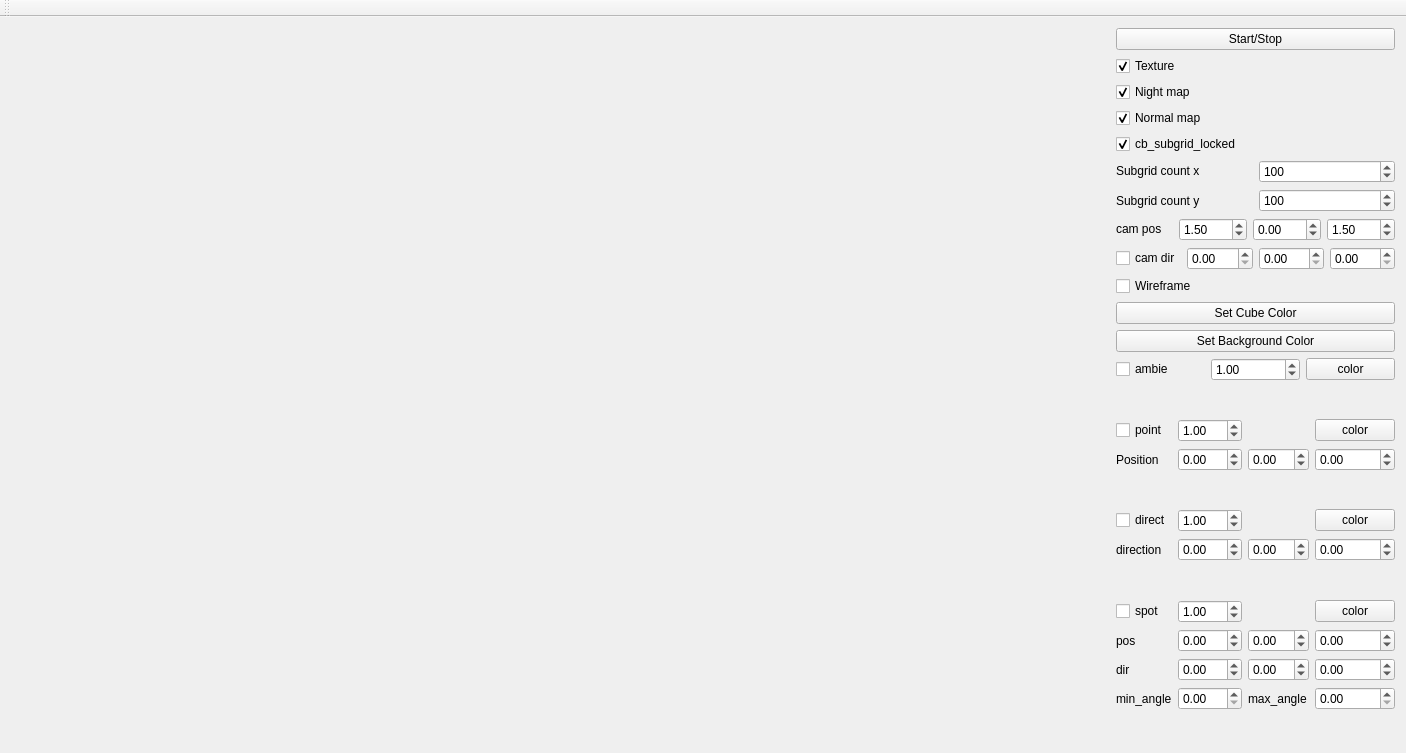
<?xml version="1.0" encoding="UTF-8"?>
<ui version="4.0">
 <class>QtWidgetsApplication1Class</class>
 <widget class="QMainWindow" name="QtWidgetsApplication1Class">
  <property name="geometry">
   <rect>
    <x>0</x>
    <y>0</y>
    <width>1406</width>
    <height>753</height>
   </rect>
  </property>
  <property name="windowTitle">
   <string>QtWidgetsApplication1</string>
  </property>
  <widget class="QWidget" name="centralWidget">
   <layout class="QHBoxLayout" name="horizontalLayout_2">
    <item>
     <widget class="GLWidget" name="widget" native="true">
      <property name="sizePolicy">
       <sizepolicy hsizetype="Expanding" vsizetype="Preferred">
        <horstretch>0</horstretch>
        <verstretch>0</verstretch>
       </sizepolicy>
      </property>
     </widget>
    </item>
    <item>
     <layout class="QVBoxLayout" name="verticalLayout">
      <item>
       <widget class="QPushButton" name="bt_start_stop">
        <property name="text">
         <string>Start/Stop</string>
        </property>
       </widget>
      </item>
      <item>
       <widget class="QCheckBox" name="cb_texture_map_enabled">
        <property name="text">
         <string>Texture</string>
        </property>
        <property name="checked">
         <bool>true</bool>
        </property>
       </widget>
      </item>
      <item>
       <widget class="QCheckBox" name="cb_night_enabled">
        <property name="text">
         <string>Night map</string>
        </property>
        <property name="checked">
         <bool>true</bool>
        </property>
       </widget>
      </item>
      <item>
       <widget class="QCheckBox" name="cb_normal_map_enabled">
        <property name="text">
         <string>Normal map</string>
        </property>
        <property name="checked">
         <bool>true</bool>
        </property>
       </widget>
      </item>
      <item>
       <widget class="QCheckBox" name="cb_subgrid_locked">
        <property name="text">
         <string>cb_subgrid_locked</string>
        </property>
        <property name="checked">
         <bool>true</bool>
        </property>
       </widget>
      </item>
      <item>
       <layout class="QHBoxLayout" name="subgrid">
        <item>
         <widget class="QLabel" name="lb_subdivision">
          <property name="sizePolicy">
           <sizepolicy hsizetype="Preferred" vsizetype="Fixed">
            <horstretch>0</horstretch>
            <verstretch>0</verstretch>
           </sizepolicy>
          </property>
          <property name="text">
           <string>Subgrid count x</string>
          </property>
         </widget>
        </item>
        <item>
         <widget class="QSpinBox" name="sb_subdivision_x">
          <property name="minimum">
           <number>1</number>
          </property>
          <property name="maximum">
           <number>1000</number>
          </property>
          <property name="value">
           <number>100</number>
          </property>
         </widget>
        </item>
       </layout>
      </item>
      <item>
       <layout class="QHBoxLayout" name="horizontalLayout_4">
        <item>
         <widget class="QLabel" name="label_2">
          <property name="text">
           <string>Subgrid count y</string>
          </property>
         </widget>
        </item>
        <item>
         <widget class="QSpinBox" name="sb_subdivision_y">
          <property name="minimum">
           <number>1</number>
          </property>
          <property name="maximum">
           <number>1000</number>
          </property>
          <property name="value">
           <number>100</number>
          </property>
         </widget>
        </item>
       </layout>
      </item>
      <item>
       <layout class="QHBoxLayout" name="horizontalLayout_3">
        <item>
         <widget class="QLabel" name="label_9">
          <property name="sizePolicy">
           <sizepolicy hsizetype="Minimum" vsizetype="Fixed">
            <horstretch>0</horstretch>
            <verstretch>0</verstretch>
           </sizepolicy>
          </property>
          <property name="text">
           <string>cam pos</string>
          </property>
         </widget>
        </item>
        <item>
         <widget class="QDoubleSpinBox" name="cam_pos_x">
          <property name="minimum">
           <double>-100.000000000000000</double>
          </property>
          <property name="maximum">
           <double>100.000000000000000</double>
          </property>
          <property name="singleStep">
           <double>0.100000000000000</double>
          </property>
          <property name="value">
           <double>1.500000000000000</double>
          </property>
         </widget>
        </item>
        <item>
         <widget class="QDoubleSpinBox" name="cam_pos_y">
          <property name="minimum">
           <double>-100.000000000000000</double>
          </property>
          <property name="maximum">
           <double>100.000000000000000</double>
          </property>
          <property name="singleStep">
           <double>0.100000000000000</double>
          </property>
          <property name="value">
           <double>0.000000000000000</double>
          </property>
         </widget>
        </item>
        <item>
         <widget class="QDoubleSpinBox" name="cam_pos_z">
          <property name="minimum">
           <double>-100.000000000000000</double>
          </property>
          <property name="maximum">
           <double>100.000000000000000</double>
          </property>
          <property name="singleStep">
           <double>0.100000000000000</double>
          </property>
          <property name="value">
           <double>1.500000000000000</double>
          </property>
         </widget>
        </item>
       </layout>
      </item>
      <item>
       <layout class="QHBoxLayout" name="horizontalLayout">
        <item>
         <widget class="QCheckBox" name="checkBox">
          <property name="text">
           <string>cam dir</string>
          </property>
         </widget>
        </item>
        <item>
         <widget class="QDoubleSpinBox" name="cam_dir_x"/>
        </item>
        <item>
         <widget class="QDoubleSpinBox" name="cam_dir_y"/>
        </item>
        <item>
         <widget class="QDoubleSpinBox" name="cam_dir_z"/>
        </item>
       </layout>
      </item>
      <item>
       <widget class="QCheckBox" name="cb_wireframe">
        <property name="enabled">
         <bool>true</bool>
        </property>
        <property name="sizePolicy">
         <sizepolicy hsizetype="Fixed" vsizetype="Fixed">
          <horstretch>0</horstretch>
          <verstretch>0</verstretch>
         </sizepolicy>
        </property>
        <property name="text">
         <string>Wireframe</string>
        </property>
        <property name="checked">
         <bool>false</bool>
        </property>
       </widget>
      </item>
      <item>
       <widget class="QPushButton" name="bt_color">
        <property name="text">
         <string>Set Cube Color</string>
        </property>
       </widget>
      </item>
      <item>
       <widget class="QPushButton" name="bt_background_color">
        <property name="text">
         <string>Set Background Color</string>
        </property>
       </widget>
      </item>
      <item>
       <layout class="QGridLayout" name="gridLayout_5">
        <item row="2" column="0">
         <widget class="QCheckBox" name="cb_ambient_enabled">
          <property name="text">
           <string>ambie</string>
          </property>
         </widget>
        </item>
        <item row="2" column="2">
         <widget class="QPushButton" name="bt_ambient_color">
          <property name="text">
           <string>color</string>
          </property>
         </widget>
        </item>
        <item row="2" column="1">
         <widget class="QDoubleSpinBox" name="sb_ambient_intensity">
          <property name="minimum">
           <double>0.000000000000000</double>
          </property>
          <property name="maximum">
           <double>999.990000000000009</double>
          </property>
          <property name="singleStep">
           <double>0.100000000000000</double>
          </property>
          <property name="value">
           <double>1.000000000000000</double>
          </property>
         </widget>
        </item>
       </layout>
      </item>
      <item>
       <spacer name="verticalSpacer_2">
        <property name="orientation">
         <enum>Qt::Vertical</enum>
        </property>
        <property name="sizeHint" stdset="0">
         <size>
          <width>20</width>
          <height>40</height>
         </size>
        </property>
       </spacer>
      </item>
      <item>
       <layout class="QVBoxLayout" name="point">
        <item>
         <layout class="QGridLayout" name="point_position">
          <item row="0" column="0">
           <widget class="QCheckBox" name="cb_point_enabled">
            <property name="text">
             <string>point</string>
            </property>
           </widget>
          </item>
          <item row="3" column="0">
           <widget class="QLabel" name="label_14">
            <property name="text">
             <string>Position</string>
            </property>
           </widget>
          </item>
          <item row="3" column="3">
           <widget class="QDoubleSpinBox" name="sb_point_pos_z">
            <property name="minimum">
             <double>-99.989999999999995</double>
            </property>
            <property name="singleStep">
             <double>0.100000000000000</double>
            </property>
           </widget>
          </item>
          <item row="3" column="1">
           <widget class="QDoubleSpinBox" name="sb_point_pos_x">
            <property name="minimum">
             <double>-99.989999999999995</double>
            </property>
            <property name="singleStep">
             <double>0.100000000000000</double>
            </property>
           </widget>
          </item>
          <item row="0" column="3">
           <widget class="QPushButton" name="bt_point_color">
            <property name="text">
             <string>color</string>
            </property>
           </widget>
          </item>
          <item row="3" column="2">
           <widget class="QDoubleSpinBox" name="sb_point_pos_y">
            <property name="minimum">
             <double>-99.989999999999995</double>
            </property>
            <property name="singleStep">
             <double>0.100000000000000</double>
            </property>
           </widget>
          </item>
          <item row="0" column="1">
           <widget class="QDoubleSpinBox" name="sb_point_intensity">
            <property name="maximum">
             <double>999.990000000000009</double>
            </property>
            <property name="singleStep">
             <double>0.100000000000000</double>
            </property>
            <property name="value">
             <double>1.000000000000000</double>
            </property>
           </widget>
          </item>
         </layout>
        </item>
       </layout>
      </item>
      <item>
       <spacer name="verticalSpacer_4">
        <property name="orientation">
         <enum>Qt::Vertical</enum>
        </property>
        <property name="sizeHint" stdset="0">
         <size>
          <width>20</width>
          <height>40</height>
         </size>
        </property>
       </spacer>
      </item>
      <item>
       <layout class="QVBoxLayout" name="direct">
        <item>
         <layout class="QGridLayout" name="gridLayout_3">
          <item row="2" column="2">
           <widget class="QDoubleSpinBox" name="sb_directional_dir_y">
            <property name="minimum">
             <double>-99.989999999999995</double>
            </property>
            <property name="singleStep">
             <double>0.100000000000000</double>
            </property>
           </widget>
          </item>
          <item row="2" column="1">
           <widget class="QDoubleSpinBox" name="sb_directional_dir_x">
            <property name="minimum">
             <double>-99.989999999999995</double>
            </property>
            <property name="singleStep">
             <double>0.100000000000000</double>
            </property>
           </widget>
          </item>
          <item row="2" column="3">
           <widget class="QDoubleSpinBox" name="sb_directional_dir_z">
            <property name="minimum">
             <double>-99.989999999999995</double>
            </property>
            <property name="singleStep">
             <double>0.100000000000000</double>
            </property>
           </widget>
          </item>
          <item row="2" column="0">
           <widget class="QLabel" name="label_19">
            <property name="text">
             <string>direction</string>
            </property>
           </widget>
          </item>
          <item row="1" column="0">
           <widget class="QCheckBox" name="cb_directional_enabled">
            <property name="text">
             <string>direct</string>
            </property>
           </widget>
          </item>
          <item row="1" column="1">
           <widget class="QDoubleSpinBox" name="sb_directional_intensity">
            <property name="maximum">
             <double>999.990000000000009</double>
            </property>
            <property name="singleStep">
             <double>0.100000000000000</double>
            </property>
            <property name="value">
             <double>1.000000000000000</double>
            </property>
           </widget>
          </item>
          <item row="1" column="3">
           <widget class="QPushButton" name="bt_directional_color">
            <property name="text">
             <string>color</string>
            </property>
           </widget>
          </item>
         </layout>
        </item>
       </layout>
      </item>
      <item>
       <spacer name="verticalSpacer_3">
        <property name="orientation">
         <enum>Qt::Vertical</enum>
        </property>
        <property name="sizeHint" stdset="0">
         <size>
          <width>20</width>
          <height>40</height>
         </size>
        </property>
       </spacer>
      </item>
      <item>
       <layout class="QVBoxLayout" name="spot">
        <item>
         <layout class="QGridLayout" name="gridLayout_4">
          <item row="0" column="0">
           <widget class="QCheckBox" name="cb_spotlight_enabled">
            <property name="text">
             <string>spot</string>
            </property>
           </widget>
          </item>
          <item row="1" column="3">
           <widget class="QDoubleSpinBox" name="sb_spotlight_pos_z">
            <property name="minimum">
             <double>-99.989999999999995</double>
            </property>
            <property name="singleStep">
             <double>0.100000000000000</double>
            </property>
            <property name="value">
             <double>0.000000000000000</double>
            </property>
           </widget>
          </item>
          <item row="1" column="2">
           <widget class="QDoubleSpinBox" name="sb_spotlight_pos_y">
            <property name="minimum">
             <double>-99.989999999999995</double>
            </property>
            <property name="singleStep">
             <double>0.100000000000000</double>
            </property>
           </widget>
          </item>
          <item row="2" column="1">
           <widget class="QDoubleSpinBox" name="sb_spotlight_dir_x">
            <property name="minimum">
             <double>-1.000000000000000</double>
            </property>
            <property name="maximum">
             <double>1.000000000000000</double>
            </property>
            <property name="singleStep">
             <double>0.100000000000000</double>
            </property>
           </widget>
          </item>
          <item row="1" column="0">
           <widget class="QLabel" name="label">
            <property name="text">
             <string>pos</string>
            </property>
           </widget>
          </item>
          <item row="2" column="2">
           <widget class="QDoubleSpinBox" name="sb_spotlight_dir_y">
            <property name="minimum">
             <double>-1.000000000000000</double>
            </property>
            <property name="maximum">
             <double>1.000000000000000</double>
            </property>
            <property name="singleStep">
             <double>0.100000000000000</double>
            </property>
           </widget>
          </item>
          <item row="2" column="0">
           <widget class="QLabel" name="label_6">
            <property name="text">
             <string>dir</string>
            </property>
           </widget>
          </item>
          <item row="2" column="3">
           <widget class="QDoubleSpinBox" name="sb_spotlight_dir_z">
            <property name="minimum">
             <double>-1.000000000000000</double>
            </property>
            <property name="maximum">
             <double>1.000000000000000</double>
            </property>
            <property name="singleStep">
             <double>0.100000000000000</double>
            </property>
           </widget>
          </item>
          <item row="1" column="1">
           <widget class="QDoubleSpinBox" name="sb_spotlight_pos_x">
            <property name="minimum">
             <double>-99.989999999999995</double>
            </property>
            <property name="singleStep">
             <double>0.100000000000000</double>
            </property>
           </widget>
          </item>
          <item row="3" column="1">
           <widget class="QDoubleSpinBox" name="sb_spotlight_min_angle">
            <property name="maximum">
             <double>90.000000000000000</double>
            </property>
            <property name="singleStep">
             <double>1.000000000000000</double>
            </property>
           </widget>
          </item>
          <item row="3" column="0">
           <widget class="QLabel" name="label_5">
            <property name="text">
             <string>min_angle</string>
            </property>
           </widget>
          </item>
          <item row="3" column="3">
           <widget class="QDoubleSpinBox" name="sb_spotlight_max_angle">
            <property name="maximum">
             <double>90.000000000000000</double>
            </property>
            <property name="singleStep">
             <double>1.000000000000000</double>
            </property>
           </widget>
          </item>
          <item row="3" column="2">
           <widget class="QLabel" name="label_7">
            <property name="text">
             <string>max_angle</string>
            </property>
           </widget>
          </item>
          <item row="0" column="1">
           <widget class="QDoubleSpinBox" name="sb_spotlight_intensity">
            <property name="maximum">
             <double>999.990000000000009</double>
            </property>
            <property name="singleStep">
             <double>0.100000000000000</double>
            </property>
            <property name="value">
             <double>1.000000000000000</double>
            </property>
           </widget>
          </item>
          <item row="0" column="3">
           <widget class="QPushButton" name="bt_spotlight_color">
            <property name="text">
             <string>color</string>
            </property>
           </widget>
          </item>
         </layout>
        </item>
       </layout>
      </item>
      <item>
       <spacer name="verticalSpacer">
        <property name="orientation">
         <enum>Qt::Vertical</enum>
        </property>
        <property name="sizeHint" stdset="0">
         <size>
          <width>20</width>
          <height>40</height>
         </size>
        </property>
       </spacer>
      </item>
     </layout>
    </item>
   </layout>
  </widget>
  <widget class="QMenuBar" name="menuBar">
   <property name="geometry">
    <rect>
     <x>0</x>
     <y>0</y>
     <width>1406</width>
     <height>22</height>
    </rect>
   </property>
  </widget>
  <widget class="QToolBar" name="mainToolBar">
   <attribute name="toolBarArea">
    <enum>TopToolBarArea</enum>
   </attribute>
   <attribute name="toolBarBreak">
    <bool>false</bool>
   </attribute>
  </widget>
 </widget>
 <layoutdefault spacing="6" margin="11"/>
 <customwidgets>
  <customwidget>
   <class>GLWidget</class>
   <extends>QWidget</extends>
   <header>GLWidget.h</header>
   <container>1</container>
  </customwidget>
 </customwidgets>
 <resources/>
 <connections/>
</ui>
